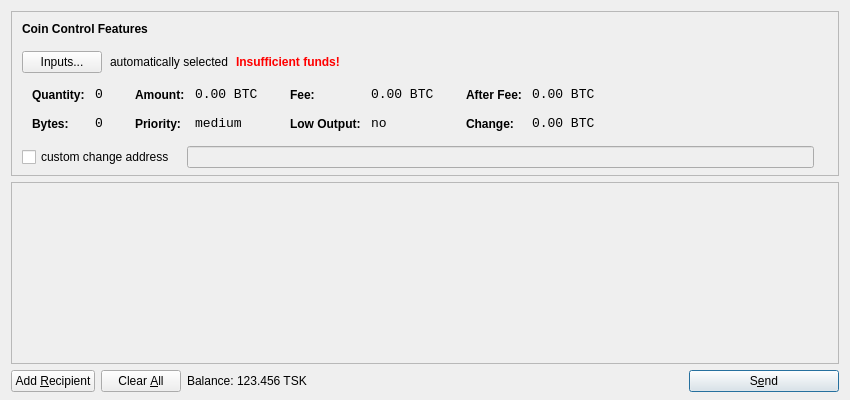
<?xml version="1.0" encoding="UTF-8"?>
<ui version="4.0">
 <class>SendCoinsDialog</class>
 <widget class="QDialog" name="SendCoinsDialog">
  <property name="geometry">
   <rect>
    <x>0</x>
    <y>0</y>
    <width>850</width>
    <height>400</height>
   </rect>
  </property>
  <property name="windowTitle">
   <string>Send Coins</string>
  </property>
  <layout class="QVBoxLayout" name="verticalLayout" stretch="0,1,0">
   <property name="bottomMargin">
    <number>8</number>
   </property>
   <item>
    <widget class="QFrame" name="frameCoinControl">
     <property name="sizePolicy">
      <sizepolicy hsizetype="Expanding" vsizetype="Expanding">
       <horstretch>0</horstretch>
       <verstretch>0</verstretch>
      </sizepolicy>
     </property>
     <property name="maximumSize">
      <size>
       <width>16777215</width>
       <height>16777215</height>
      </size>
     </property>
     <property name="frameShape">
      <enum>QFrame::StyledPanel</enum>
     </property>
     <property name="frameShadow">
      <enum>QFrame::Sunken</enum>
     </property>
     <layout class="QVBoxLayout" name="verticalLayoutCoinControl2">
      <property name="spacing">
       <number>-1</number>
      </property>
      <property name="leftMargin">
       <number>0</number>
      </property>
      <property name="topMargin">
       <number>0</number>
      </property>
      <property name="rightMargin">
       <number>0</number>
      </property>
      <property name="bottomMargin">
       <number>6</number>
      </property>
      <item>
       <layout class="QVBoxLayout" name="verticalLayoutCoinControl" stretch="0,0,0,0,1">
        <property name="spacing">
         <number>0</number>
        </property>
        <property name="leftMargin">
         <number>10</number>
        </property>
        <property name="topMargin">
         <number>10</number>
        </property>
        <item>
         <layout class="QHBoxLayout" name="horizontalLayoutCoinControl1">
          <property name="bottomMargin">
           <number>15</number>
          </property>
          <item>
           <widget class="QLabel" name="labelCoinControlFeatures">
            <property name="sizePolicy">
             <sizepolicy hsizetype="Preferred" vsizetype="Maximum">
              <horstretch>0</horstretch>
              <verstretch>0</verstretch>
             </sizepolicy>
            </property>
            <property name="font">
             <font>
              <weight>75</weight>
              <bold>true</bold>
             </font>
            </property>
            <property name="styleSheet">
             <string notr="true">font-weight:bold;</string>
            </property>
            <property name="text">
             <string>Coin Control Features</string>
            </property>
           </widget>
          </item>
         </layout>
        </item>
        <item>
         <layout class="QHBoxLayout" name="horizontalLayoutCoinControl2" stretch="0,0,0,0">
          <property name="spacing">
           <number>8</number>
          </property>
          <property name="bottomMargin">
           <number>10</number>
          </property>
          <item>
           <widget class="QPushButton" name="pushButtonCoinControl">
            <property name="styleSheet">
             <string notr="true"/>
            </property>
            <property name="text">
             <string>Inputs...</string>
            </property>
           </widget>
          </item>
          <item>
           <widget class="QLabel" name="labelCoinControlAutomaticallySelected">
            <property name="text">
             <string>automatically selected</string>
            </property>
            <property name="margin">
             <number>5</number>
            </property>
           </widget>
          </item>
          <item>
           <widget class="QLabel" name="labelCoinControlInsuffFunds">
            <property name="font">
             <font>
              <weight>75</weight>
              <bold>true</bold>
             </font>
            </property>
            <property name="styleSheet">
             <string notr="true">color:red;font-weight:bold;</string>
            </property>
            <property name="text">
             <string>Insufficient funds!</string>
            </property>
            <property name="margin">
             <number>5</number>
            </property>
           </widget>
          </item>
          <item>
           <spacer name="horizontalSpacerCoinControl">
            <property name="orientation">
             <enum>Qt::Horizontal</enum>
            </property>
            <property name="sizeHint" stdset="0">
             <size>
              <width>40</width>
              <height>1</height>
             </size>
            </property>
           </spacer>
          </item>
         </layout>
        </item>
        <item>
         <widget class="QWidget" name="widgetCoinControl" native="true">
          <property name="sizePolicy">
           <sizepolicy hsizetype="Preferred" vsizetype="Preferred">
            <horstretch>0</horstretch>
            <verstretch>0</verstretch>
           </sizepolicy>
          </property>
          <property name="minimumSize">
           <size>
            <width>0</width>
            <height>0</height>
           </size>
          </property>
          <property name="styleSheet">
           <string notr="true"/>
          </property>
          <layout class="QHBoxLayout" name="horizontalLayoutCoinControl5">
           <property name="margin">
            <number>0</number>
           </property>
           <item>
            <layout class="QHBoxLayout" name="horizontalLayoutCoinControl3" stretch="0,0,0,1">
             <property name="spacing">
              <number>20</number>
             </property>
             <property name="topMargin">
              <number>0</number>
             </property>
             <property name="bottomMargin">
              <number>10</number>
             </property>
             <item>
              <layout class="QFormLayout" name="formLayoutCoinControl1">
               <property name="horizontalSpacing">
                <number>10</number>
               </property>
               <property name="verticalSpacing">
                <number>14</number>
               </property>
               <property name="leftMargin">
                <number>10</number>
               </property>
               <property name="topMargin">
                <number>4</number>
               </property>
               <property name="rightMargin">
                <number>6</number>
               </property>
               <item row="0" column="0">
                <widget class="QLabel" name="labelCoinControlQuantityText">
                 <property name="styleSheet">
                  <string notr="true">font-weight:bold;</string>
                 </property>
                 <property name="text">
                  <string>Quantity:</string>
                 </property>
                 <property name="margin">
                  <number>0</number>
                 </property>
                </widget>
               </item>
               <item row="0" column="1">
                <widget class="QLabel" name="labelCoinControlQuantity">
                 <property name="font">
                  <font>
                   <family>Monospace</family>
                   <pointsize>10</pointsize>
                  </font>
                 </property>
                 <property name="cursor">
                  <cursorShape>IBeamCursor</cursorShape>
                 </property>
                 <property name="contextMenuPolicy">
                  <enum>Qt::ActionsContextMenu</enum>
                 </property>
                 <property name="text">
                  <string notr="true">0</string>
                 </property>
                 <property name="margin">
                  <number>0</number>
                 </property>
                 <property name="textInteractionFlags">
                  <set>Qt::LinksAccessibleByMouse|Qt::TextSelectableByKeyboard|Qt::TextSelectableByMouse</set>
                 </property>
                </widget>
               </item>
               <item row="1" column="0">
                <widget class="QLabel" name="labelCoinControlBytesText">
                 <property name="styleSheet">
                  <string notr="true">font-weight:bold;</string>
                 </property>
                 <property name="text">
                  <string>Bytes:</string>
                 </property>
                </widget>
               </item>
               <item row="1" column="1">
                <widget class="QLabel" name="labelCoinControlBytes">
                 <property name="font">
                  <font>
                   <family>Monospace</family>
                   <pointsize>10</pointsize>
                  </font>
                 </property>
                 <property name="cursor">
                  <cursorShape>IBeamCursor</cursorShape>
                 </property>
                 <property name="contextMenuPolicy">
                  <enum>Qt::ActionsContextMenu</enum>
                 </property>
                 <property name="text">
                  <string notr="true">0</string>
                 </property>
                 <property name="textInteractionFlags">
                  <set>Qt::LinksAccessibleByMouse|Qt::TextSelectableByKeyboard|Qt::TextSelectableByMouse</set>
                 </property>
                </widget>
               </item>
              </layout>
             </item>
             <item>
              <layout class="QFormLayout" name="formLayoutCoinControl2">
               <property name="horizontalSpacing">
                <number>10</number>
               </property>
               <property name="verticalSpacing">
                <number>14</number>
               </property>
               <property name="leftMargin">
                <number>6</number>
               </property>
               <property name="topMargin">
                <number>4</number>
               </property>
               <property name="rightMargin">
                <number>6</number>
               </property>
               <item row="0" column="0">
                <widget class="QLabel" name="labelCoinControlAmountText">
                 <property name="styleSheet">
                  <string notr="true">font-weight:bold;</string>
                 </property>
                 <property name="text">
                  <string>Amount:</string>
                 </property>
                 <property name="margin">
                  <number>0</number>
                 </property>
                </widget>
               </item>
               <item row="0" column="1">
                <widget class="QLabel" name="labelCoinControlAmount">
                 <property name="font">
                  <font>
                   <family>Monospace</family>
                   <pointsize>10</pointsize>
                  </font>
                 </property>
                 <property name="cursor">
                  <cursorShape>IBeamCursor</cursorShape>
                 </property>
                 <property name="contextMenuPolicy">
                  <enum>Qt::ActionsContextMenu</enum>
                 </property>
                 <property name="text">
                  <string notr="true">0.00 BTC</string>
                 </property>
                 <property name="textInteractionFlags">
                  <set>Qt::LinksAccessibleByMouse|Qt::TextSelectableByKeyboard|Qt::TextSelectableByMouse</set>
                 </property>
                </widget>
               </item>
               <item row="1" column="0">
                <widget class="QLabel" name="labelCoinControlPriorityText">
                 <property name="styleSheet">
                  <string notr="true">font-weight:bold;</string>
                 </property>
                 <property name="text">
                  <string>Priority:</string>
                 </property>
                </widget>
               </item>
               <item row="1" column="1">
                <widget class="QLabel" name="labelCoinControlPriority">
                 <property name="font">
                  <font>
                   <family>Monospace</family>
                   <pointsize>10</pointsize>
                  </font>
                 </property>
                 <property name="cursor">
                  <cursorShape>IBeamCursor</cursorShape>
                 </property>
                 <property name="contextMenuPolicy">
                  <enum>Qt::ActionsContextMenu</enum>
                 </property>
                 <property name="text">
                  <string>medium</string>
                 </property>
                 <property name="textInteractionFlags">
                  <set>Qt::LinksAccessibleByMouse|Qt::TextSelectableByKeyboard|Qt::TextSelectableByMouse</set>
                 </property>
                </widget>
               </item>
              </layout>
             </item>
             <item>
              <layout class="QFormLayout" name="formLayoutCoinControl3">
               <property name="horizontalSpacing">
                <number>10</number>
               </property>
               <property name="verticalSpacing">
                <number>14</number>
               </property>
               <property name="leftMargin">
                <number>6</number>
               </property>
               <property name="topMargin">
                <number>4</number>
               </property>
               <property name="rightMargin">
                <number>6</number>
               </property>
               <item row="0" column="0">
                <widget class="QLabel" name="labelCoinControlFeeText">
                 <property name="styleSheet">
                  <string notr="true">font-weight:bold;</string>
                 </property>
                 <property name="text">
                  <string>Fee:</string>
                 </property>
                 <property name="margin">
                  <number>0</number>
                 </property>
                </widget>
               </item>
               <item row="0" column="1">
                <widget class="QLabel" name="labelCoinControlFee">
                 <property name="font">
                  <font>
                   <family>Monospace</family>
                   <pointsize>10</pointsize>
                  </font>
                 </property>
                 <property name="cursor">
                  <cursorShape>IBeamCursor</cursorShape>
                 </property>
                 <property name="contextMenuPolicy">
                  <enum>Qt::ActionsContextMenu</enum>
                 </property>
                 <property name="text">
                  <string notr="true">0.00 BTC</string>
                 </property>
                 <property name="textInteractionFlags">
                  <set>Qt::LinksAccessibleByMouse|Qt::TextSelectableByKeyboard|Qt::TextSelectableByMouse</set>
                 </property>
                </widget>
               </item>
               <item row="1" column="0">
                <widget class="QLabel" name="labelCoinControlLowOutputText">
                 <property name="styleSheet">
                  <string notr="true">font-weight:bold;</string>
                 </property>
                 <property name="text">
                  <string>Low Output:</string>
                 </property>
                </widget>
               </item>
               <item row="1" column="1">
                <widget class="QLabel" name="labelCoinControlLowOutput">
                 <property name="font">
                  <font>
                   <family>Monospace</family>
                   <pointsize>10</pointsize>
                  </font>
                 </property>
                 <property name="cursor">
                  <cursorShape>IBeamCursor</cursorShape>
                 </property>
                 <property name="contextMenuPolicy">
                  <enum>Qt::ActionsContextMenu</enum>
                 </property>
                 <property name="text">
                  <string>no</string>
                 </property>
                 <property name="textInteractionFlags">
                  <set>Qt::LinksAccessibleByMouse|Qt::TextSelectableByKeyboard|Qt::TextSelectableByMouse</set>
                 </property>
                </widget>
               </item>
              </layout>
             </item>
             <item>
              <layout class="QFormLayout" name="formLayoutCoinControl4">
               <property name="horizontalSpacing">
                <number>10</number>
               </property>
               <property name="verticalSpacing">
                <number>14</number>
               </property>
               <property name="leftMargin">
                <number>6</number>
               </property>
               <property name="topMargin">
                <number>4</number>
               </property>
               <property name="rightMargin">
                <number>6</number>
               </property>
               <item row="0" column="0">
                <widget class="QLabel" name="labelCoinControlAfterFeeText">
                 <property name="styleSheet">
                  <string notr="true">font-weight:bold;</string>
                 </property>
                 <property name="text">
                  <string>After Fee:</string>
                 </property>
                 <property name="margin">
                  <number>0</number>
                 </property>
                </widget>
               </item>
               <item row="0" column="1">
                <widget class="QLabel" name="labelCoinControlAfterFee">
                 <property name="font">
                  <font>
                   <family>Monospace</family>
                   <pointsize>10</pointsize>
                  </font>
                 </property>
                 <property name="cursor">
                  <cursorShape>IBeamCursor</cursorShape>
                 </property>
                 <property name="contextMenuPolicy">
                  <enum>Qt::ActionsContextMenu</enum>
                 </property>
                 <property name="text">
                  <string notr="true">0.00 BTC</string>
                 </property>
                 <property name="textInteractionFlags">
                  <set>Qt::LinksAccessibleByMouse|Qt::TextSelectableByKeyboard|Qt::TextSelectableByMouse</set>
                 </property>
                </widget>
               </item>
               <item row="1" column="0">
                <widget class="QLabel" name="labelCoinControlChangeText">
                 <property name="styleSheet">
                  <string notr="true">font-weight:bold;</string>
                 </property>
                 <property name="text">
                  <string>Change:</string>
                 </property>
                </widget>
               </item>
               <item row="1" column="1">
                <widget class="QLabel" name="labelCoinControlChange">
                 <property name="font">
                  <font>
                   <family>Monospace</family>
                   <pointsize>10</pointsize>
                  </font>
                 </property>
                 <property name="cursor">
                  <cursorShape>IBeamCursor</cursorShape>
                 </property>
                 <property name="contextMenuPolicy">
                  <enum>Qt::ActionsContextMenu</enum>
                 </property>
                 <property name="text">
                  <string notr="true">0.00 BTC</string>
                 </property>
                 <property name="textInteractionFlags">
                  <set>Qt::LinksAccessibleByMouse|Qt::TextSelectableByKeyboard|Qt::TextSelectableByMouse</set>
                 </property>
                </widget>
               </item>
              </layout>
             </item>
            </layout>
           </item>
          </layout>
         </widget>
        </item>
        <item>
         <layout class="QHBoxLayout" name="horizontalLayoutCoinControl4" stretch="0,0,0">
          <property name="spacing">
           <number>12</number>
          </property>
          <property name="sizeConstraint">
           <enum>QLayout::SetDefaultConstraint</enum>
          </property>
          <property name="topMargin">
           <number>5</number>
          </property>
          <property name="rightMargin">
           <number>5</number>
          </property>
          <item>
           <widget class="QCheckBox" name="checkBoxCoinControlChange">
            <property name="text">
             <string>custom change address</string>
            </property>
           </widget>
          </item>
          <item>
           <widget class="QLineEdit" name="lineEditCoinControlChange">
            <property name="enabled">
             <bool>false</bool>
            </property>
            <property name="sizePolicy">
             <sizepolicy hsizetype="Expanding" vsizetype="Fixed">
              <horstretch>0</horstretch>
              <verstretch>0</verstretch>
             </sizepolicy>
            </property>
           </widget>
          </item>
          <item>
           <widget class="QLabel" name="labelCoinControlChangeLabel">
            <property name="sizePolicy">
             <sizepolicy hsizetype="Preferred" vsizetype="Expanding">
              <horstretch>0</horstretch>
              <verstretch>0</verstretch>
             </sizepolicy>
            </property>
            <property name="minimumSize">
             <size>
              <width>0</width>
              <height>0</height>
             </size>
            </property>
            <property name="text">
             <string/>
            </property>
            <property name="margin">
             <number>3</number>
            </property>
           </widget>
          </item>
         </layout>
        </item>
        <item>
         <spacer name="verticalSpacerCoinControl">
          <property name="orientation">
           <enum>Qt::Vertical</enum>
          </property>
          <property name="sizeHint" stdset="0">
           <size>
            <width>800</width>
            <height>1</height>
           </size>
          </property>
         </spacer>
        </item>
       </layout>
      </item>
     </layout>
    </widget>
   </item>
   <item>
    <widget class="QScrollArea" name="scrollArea">
     <property name="widgetResizable">
      <bool>true</bool>
     </property>
     <widget class="QWidget" name="scrollAreaWidgetContents">
      <property name="geometry">
       <rect>
        <x>0</x>
        <y>0</y>
        <width>830</width>
        <height>165</height>
       </rect>
      </property>
      <layout class="QVBoxLayout" name="verticalLayout_2">
       <property name="margin">
        <number>0</number>
       </property>
       <item>
        <layout class="QVBoxLayout" name="entries">
         <property name="spacing">
          <number>6</number>
         </property>
        </layout>
       </item>
       <item>
        <spacer name="verticalSpacer">
         <property name="orientation">
          <enum>Qt::Vertical</enum>
         </property>
         <property name="sizeHint" stdset="0">
          <size>
           <width>20</width>
           <height>40</height>
          </size>
         </property>
        </spacer>
       </item>
      </layout>
     </widget>
    </widget>
   </item>
   <item>
    <layout class="QHBoxLayout" name="horizontalLayout">
     <item>
      <widget class="QPushButton" name="addButton">
       <property name="toolTip">
        <string>Send to multiple recipients at once</string>
       </property>
       <property name="text">
        <string>Add &amp;Recipient</string>
       </property>
       <property name="icon">
        <iconset resource="../bitcoin.qrc">
         <normaloff>:/icons/add</normaloff>:/icons/add</iconset>
       </property>
       <property name="autoDefault">
        <bool>false</bool>
       </property>
      </widget>
     </item>
     <item>
      <widget class="QPushButton" name="clearButton">
       <property name="sizePolicy">
        <sizepolicy hsizetype="Minimum" vsizetype="Fixed">
         <horstretch>0</horstretch>
         <verstretch>0</verstretch>
        </sizepolicy>
       </property>
       <property name="toolTip">
        <string>Remove all transaction fields</string>
       </property>
       <property name="text">
        <string>Clear &amp;All</string>
       </property>
       <property name="icon">
        <iconset resource="../bitcoin.qrc">
         <normaloff>:/icons/remove</normaloff>:/icons/remove</iconset>
       </property>
       <property name="autoRepeatDelay">
        <number>300</number>
       </property>
       <property name="autoDefault">
        <bool>false</bool>
       </property>
      </widget>
     </item>
     <item>
      <layout class="QHBoxLayout" name="horizontalLayout_2">
       <property name="spacing">
        <number>3</number>
       </property>
       <item>
        <widget class="QLabel" name="label">
         <property name="text">
          <string>Balance:</string>
         </property>
        </widget>
       </item>
       <item>
        <widget class="QLabel" name="labelBalance">
         <property name="cursor">
          <cursorShape>IBeamCursor</cursorShape>
         </property>
         <property name="text">
          <string>123.456 TSK</string>
         </property>
         <property name="textInteractionFlags">
          <set>Qt::LinksAccessibleByMouse|Qt::TextSelectableByKeyboard|Qt::TextSelectableByMouse</set>
         </property>
        </widget>
       </item>
      </layout>
     </item>
     <item>
      <spacer name="horizontalSpacer">
       <property name="orientation">
        <enum>Qt::Horizontal</enum>
       </property>
       <property name="sizeHint" stdset="0">
        <size>
         <width>40</width>
         <height>20</height>
        </size>
       </property>
      </spacer>
     </item>
     <item>
      <widget class="QPushButton" name="sendButton">
       <property name="minimumSize">
        <size>
         <width>150</width>
         <height>0</height>
        </size>
       </property>
       <property name="toolTip">
        <string>Confirm the send action</string>
       </property>
       <property name="text">
        <string>S&amp;end</string>
       </property>
       <property name="icon">
        <iconset resource="../bitcoin.qrc">
         <normaloff>:/icons/send</normaloff>:/icons/send</iconset>
       </property>
       <property name="default">
        <bool>true</bool>
       </property>
      </widget>
     </item>
    </layout>
   </item>
  </layout>
 </widget>
 <resources>
  <include location="../bitcoin.qrc"/>
 </resources>
 <connections/>
</ui>
